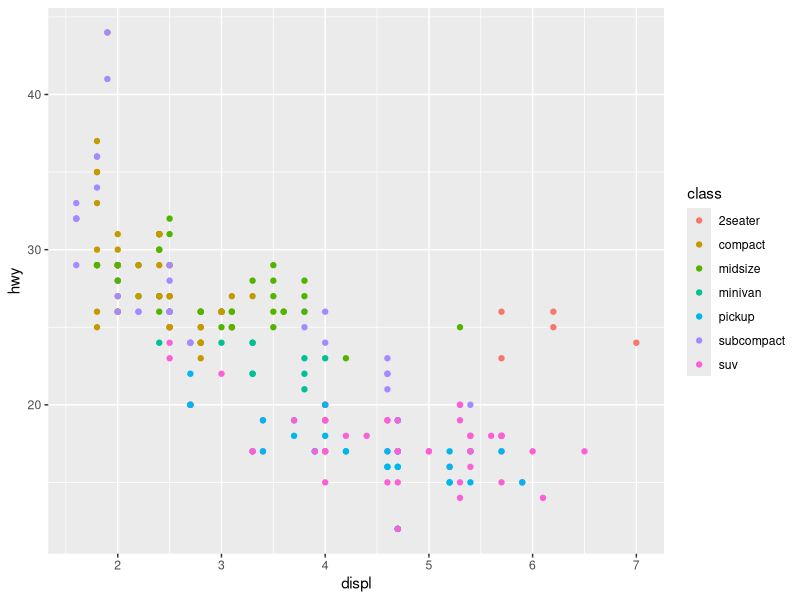
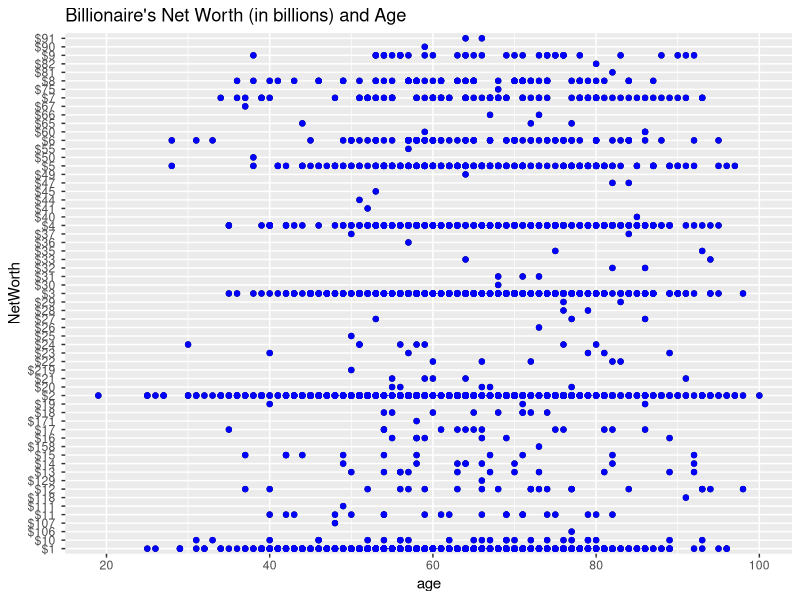
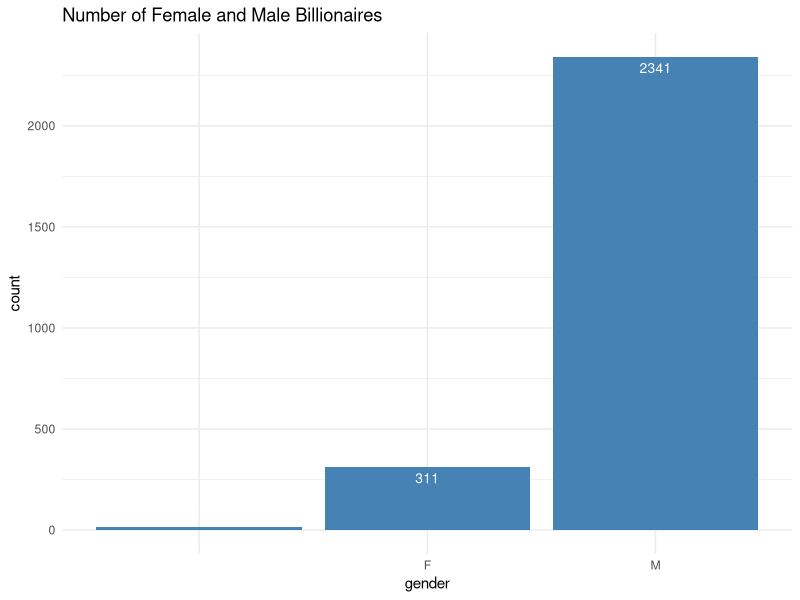

R code for these plots, in order: (Note: this script raises an error after producing the figures.)
# Kamil Peza Google Capstone Project 06/2022 "Forbes Billionaires"

# install & Load Packages
install.packages("readxl")
install.packages("ggplot2")
install.packages("dplyr")
library(readxl)
library(ggplot2)
library(dplyr)

# saving excel file
forbes_data <- read.csv("forbes_2022_billionaires.csv")
forbes_data
dim(forbes_data) #count the rows and columns 

#setting the working Directory on pc
getwd()
setwd("C:/Users/Polska/Desktop/CapStoneProject")

#---------------------looking at the data-------------------------
#The max function won't return any values if it encounters the NA values in the process.
min(forbes_data$age, na.rm = TRUE) 
max(forbes_data['age'], na.rm = TRUE)
min(forbes_data['age'])
mean(forbes_data$age, na.rm=TRUE) # returns 64.206
summary(forbes_data)
forbes_data$age
count(forbes_data)

# counting Male & Female Billionaires, also blanks
females <- sum(forbes_data$gender == 'F')
females
males <- sum(forbes_data$gender == 'M')
males
blanks <- sum(forbes_data$gender == '')
blanks

#plotting gender data
e <- ggplot(mpg, aes(cty, hwy))
ggplot(mpg, aes(displ, hwy, colour = class)) + 
  geom_point()

#plotting age and net worth (in billions)
ggplot(data = forbes_data, mapping = aes(x = age, y = NetWorth)) +
  geom_point() + geom_point(colour = "blue") + ggtitle("Billionaire's Net Worth (in billions) and Age")

#BAR Plot of genders with labels
gender <- forbes_data[complete.cases(forbes_data), ]
gender

ggplot(data = forbes_data, mapping = aes(x = gender)) +
  geom_bar(stat = "count", fill="steelblue") + 
  geom_text(stat="count", aes(label = after_stat(count)), vjust=1.6, color="white", size=3.5) +
  theme_minimal() +
  ggtitle("Number of Female and Male Billionaires") 

# Don't map a variable to y

ggplot(data = forbes_data, aes(x=gender)) +
  geom_bar(stat="bin", width=0.7, fill="steelblue") +
  geom_text(aes(label=gender), vjust=1.6, color="white", size=3.5) +
  theme_minimal()

ggplot(data= forbes_data, aes(x=age, y=NetWorth)) +
  geom_bar(stat="identity", fill="steelblue")+
  geom_text(aes(label=age), vjust=-0.3, size=3.5)+
  theme_minimal()





#--------------------------------------------------------------
# helpful links/ fixing errors
# http://uc-r.github.io/na_exclude
# https://stackoverflow.com/questions/38068774/rstudio-suddenly-stopped-showing-plots-in-the-plot-pane
# https://www.youtube.com/watch?v=HPJn1CMvtmI&t=181s&ab_channel=RProgramming101